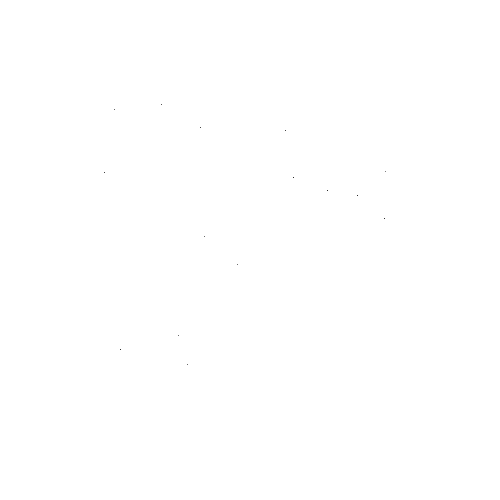
Frame 1 (no input)
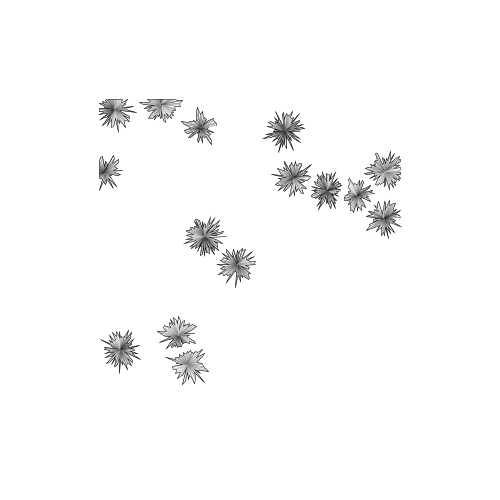
Frame 60 (the mouse pressed at the canvas centre just before this capture)
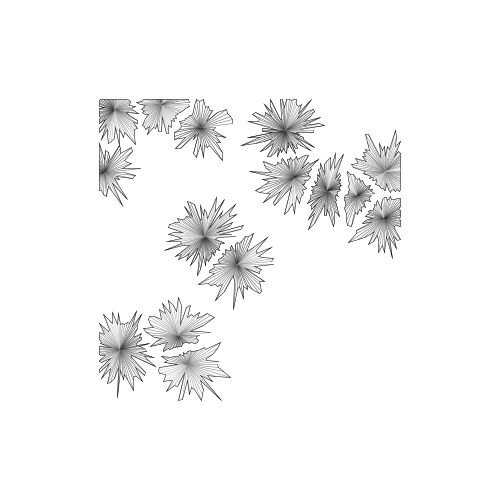
Frame 120 (the mouse held since frame 60 and released just before this capture)

The Processing sketch that drew these frames (run headless with seeded random() and noise(); from frame 60 on, the mouse is pressed at the canvas centre):

// Processing sketch: day_19
// ── day_19.pde
import java.util.List;

float margin = 100;


/**
 * Classic particle class
 * stores a weight from [0, 1] for displaying the line
 */
class Particle {
  PVector location, velocity;
  float weight;
  
  Particle(float x, float y, PVector velocity, float weight) {
    location = new PVector(x, y);
    this.velocity = velocity;
    this.weight = weight;
  }
  
  void update() {
    location.add(velocity); 
  }
}


/**
 * A grain is a collection of particles expanding
 * For the reference, see : https://youtu.be/uG35D_euM-0?t=237
 * See also the wiki page : https://en.wikipedia.org/wiki/Grain_boundary
 */
class Grain {
  List<Particle> particles;
  PVector origin;
  
  Grain(float x, float y, int nParticles) {
    origin = new PVector(x, y);
    
    particles = new ArrayList<Particle>();
    
    // Choose a random seed for noise variations
    float seed = random(100);
    
    for (int i = 0; i < nParticles; i++) {
      float angle = i * (TWO_PI / nParticles);
      float speed = noise(seed + i) / 2;
      float weight = noise(seed + i / 10.0);
      
      // Use a velocity expanding from the center of the grain
      particles.add(new Particle(x, y, PVector.fromAngle(angle).mult(speed), weight));
    }
  }
  
  void update() {
    for (Particle particle : particles) {
      particle.update(); 
    }
  }
  
  void display() {
    noFill();
    beginShape();
    for (Particle particle : particles) {
      strokeWeight(0.5);
      
      stroke(particle.weight * 255);
      line(origin.x, origin.y, particle.location.x, particle.location.y);
      vertex(particle.location.x, particle.location.y);
    }
    
    stroke(0);
    endShape();
  }
}


/**
 * Scatter points on the canvas according to the poisson distribution
 * It uses the dart throwing method
 * Could also implement the weighted sample elimination : http://www.cemyuksel.com/research/sampleelimination/
 */
List<PVector> poissonDistributionScatterPoints(int nPoints, float radius) {
  // The number of valid points put
  int n = 0;
  
  List<PVector> points = new ArrayList<PVector>();
  boolean valid;
  
  // Loop until we placed the right number of points or it's not valid
  do {
    valid = true;
    float randomX = random(margin, width - margin);
    float randomY = random(margin, height - margin);
    
    // For every other points, check if it's inside it's area
    for (PVector point : points) {
      if (dist(point.x, point.y, randomX, randomY) < radius) {
        valid = false;
        break;
      }
    }
    
    // If valid add the choosen point
    if (valid) {
      points.add(new PVector(randomX, randomY));
      n++;
    }
  } while (!valid || n < nPoints);
  
  return points;
}


/**
 * A crystal contains multiple grains
 */
class Crystal {
  List<Grain> grains;
  
  Crystal(int nGrains) {
    grains = new ArrayList<Grain>();
    
    List<PVector> poissonDistrib = poissonDistributionScatterPoints(nGrains, 20);
    
    for (PVector point : poissonDistrib) {
      int n = int(random(50, 100));
      grains.add(new Grain(point.x, point.y, n)); 
    }
  }
  
  void display() {
    for (Grain grain : grains) {
      grain.display(); 
    }
  }
  
  void update() {
    // For every grain
    for (int i = 0; i < grains.size(); i++) {
      grains.get(i).update();
      
      // For every other grain
      for (int j = 0; j < grains.size(); j++) {
        // If it's different
        if (j != i) {
          // For every particle of that first grain
          for (Particle p1 : grains.get(i).particles) {
            // Constrain to the boundaries
            if (p1.location.x < margin || p1.location.x > width - margin ||
                p1.location.y < margin || p1.location.y > height - margin) {
              p1.velocity.mult(0.9);      
            }
            
            // For every other particle, check if the distance is too short
            for (Particle p2 : grains.get(j).particles) {
              if (dist(p1.location.x, p1.location.y, p2.location.x, p2.location.y) < 10) {
                // If yes reduce the velocity
                p1.velocity.mult(0.95);
              }
            }
          }
        }
      }
    }
  }
}


Crystal crystal;


void setup() {
  size(500, 500);
  
  // Create a new crystal with 15 clusters
  crystal = new Crystal(15);
}


void draw() {
  background(255);

  crystal.display();
  crystal.update();
}
